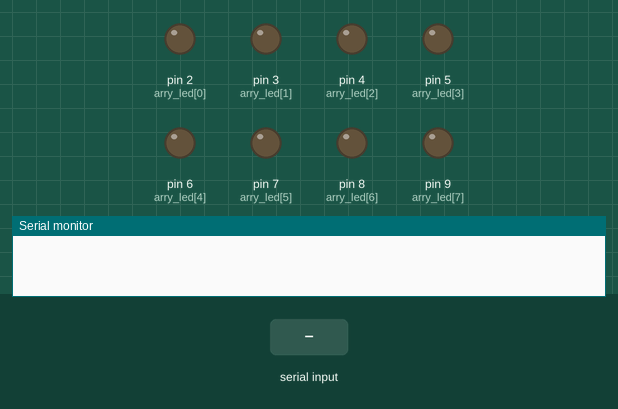
Simulated run of this sketch. Board: Arduino Uno, built with avr-gcc and run on an emulated ATmega328P. Parts: output pins drawn as LEDs (lit = HIGH), the last lines printed to the serial monitor. Inputs (shaded band) come from the test bench.

Above: at 1.2 s.
1.3 s: "on0\n" received over Serial
At 2.0 s:
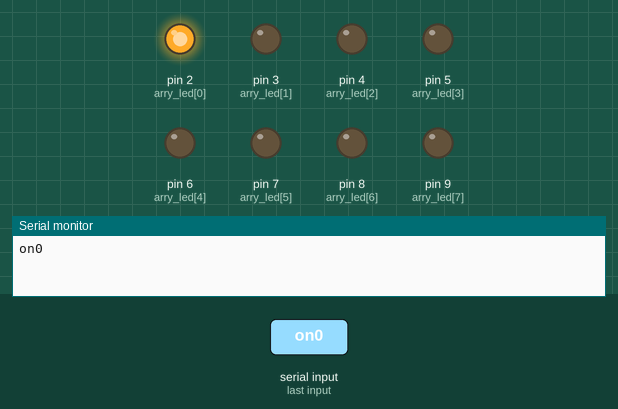
2.8 s: "off0\n" received over Serial
At 3.2 s:
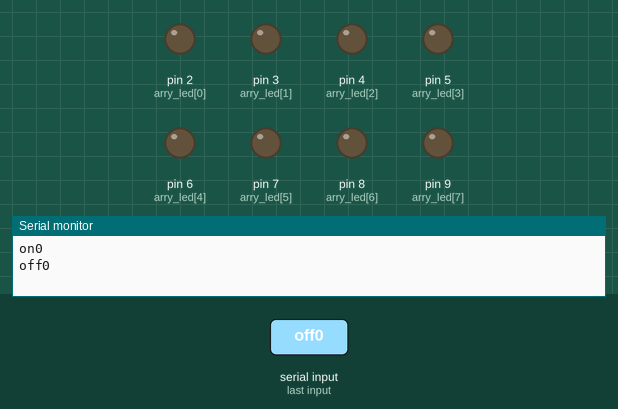
Timing chart, 0 to 5.8 s (numbered marks = the images above; inputs shaded):
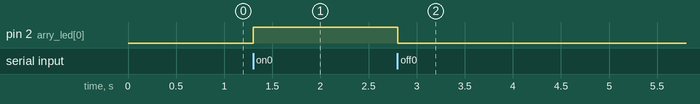

The sketch:

project.ino
```cpp
#define MAX_LED 8
unsigned char arry_led[MAX_LED] = {
2,3,4,5,6,7,8,9
};

void setup() {
  int i;
  Serial.begin(9600);

  for(i=0; i<MAX_LED; i++){
    pinMode(arry_led[i], OUTPUT);
  }
}

void loop() {
  if (Serial.available()) {
    String inString = Serial.readStringUntil('\n');
    Serial.println(inString);
    if (inString== "on0") {
      digitalWrite(arry_led[0], HIGH);
    }
    if (inString== "off0") {
      digitalWrite(arry_led[0], LOW);
    }
  }
}
```

Measured:
- after the input at 1.3 s, pin 2 (arry_led[0]): LOW → HIGH at once
- after the input at 2.8 s, pin 2 (arry_led[0]): HIGH → LOW at once
